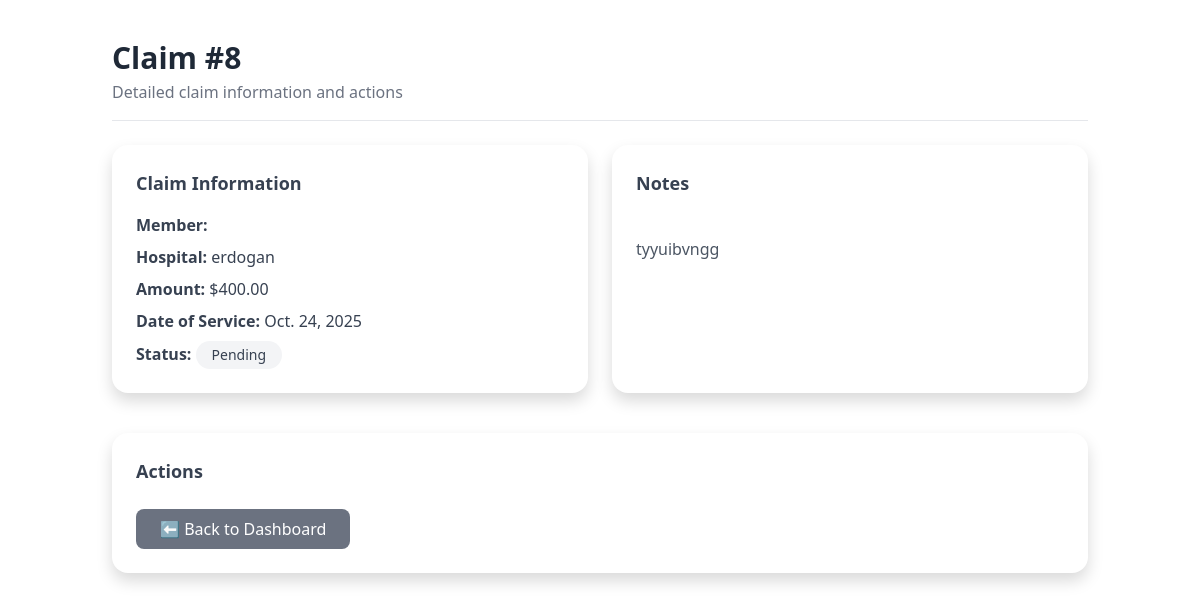
/claims/8/, run on an earlier commit of the app's database.
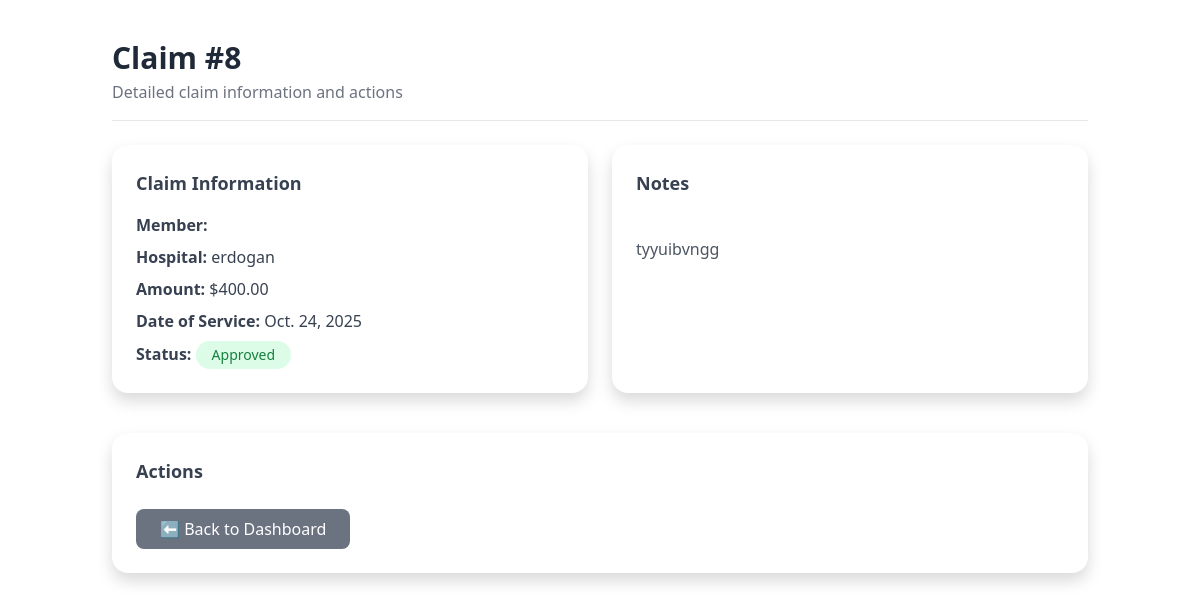
And on a later commit of the database.
### insurance/models.py (models this page shows, shortened)
class Claim(models.Model):
    STATUS_CHOICES = [
        ('Pending', 'Pending'),
        ('Approved', 'Approved'),
        ('Rejected', 'Rejected'),
        ('Forwarded', 'Forwarded to Admin'),
        ('Reimbursed', 'Reimbursed'),
    ]
    member_policy = models.ForeignKey(MemberPolicy, on_delete=models.CASCADE, related_name='claims',null=True, blank=True,)
    hospital = models.ForeignKey(
        User,
        on_delete=models.SET_NULL,
        null=True,
        blank=True,
        related_name='hospital_claims',
        limit_choices_to={'profile__role': 'hospital'}
    )
    amount = models.DecimalField(max_digits=12, decimal_places=2)
    date_of_service = models.DateField(null=True, blank=True)
    notes = models.TextField(blank=True)
    status = models.CharField(max_length=20, choices=STATUS_CHOICES, default='Pending')
    approved_by = models.ForeignKey(User, on_delete=models.SET_NULL, null=True, blank=True, related_name='approved_claims')
    forwarded_by = models.ForeignKey(User, on_delete=models.SET_NULL, null=True, blank=True, related_name='forwarded_claims')
    reimbursed_by = models.ForeignKey(User, on_delete=models.SET_NULL, null=True, blank=True, related_name='reimbursed_claims')
    reimbursed_amount = models.DecimalField(max_digits=12, decimal_places=2, null=True, blank=True)
    reimbursed_date = models.DateTimeField(null=True, blank=True)
    created_at = models.DateTimeField(auto_now_add=True)
    updated_at = models.DateTimeField(auto_now=True)
    class Meta:
        ordering = ['-created_at']

### insurance/views.py (the view)
# urls.py: path("claims/<int:pk>/", views.ClaimDetailView.as_view(), name="claim_detail"),
class ClaimDetailView(DetailView):
    model = Claim
    template_name = "claim/claim_detail.html"
    context_object_name = "claim"

### insurance/templates/claim/claim_detail.html (shortened to what this page needs)
{% extends "base.html" %}
{% block content %}
<div class="max-w-5xl mx-auto px-6 py-10">
  <div class="mb-6 border-b pb-3">
    <h1 class="text-3xl font-bold text-gray-800">Claim #{{ claim.id }}</h1>
    <p class="text-gray-500 mt-1">Detailed claim information and actions</p>
  </div>
  <div class="grid md:grid-cols-2 gap-6">
    <div class="bg-white rounded-2xl shadow p-6">
      <h2 class="text-lg font-semibold text-gray-700 mb-3">Claim Information</h2>
      <ul class="space-y-2 text-gray-700">
        <li><strong>Member:</strong> {{ claim.member.user.get_full_name }}</li>
        <li><strong>Hospital:</strong> {{ claim.hospital.username }}</li>
        <li><strong>Amount:</strong> ${{ claim.amount }}</li>
        <li><strong>Date of Service:</strong> {{ claim.date_of_service }}</li>
        <li><strong>Status:</strong>
          <span class="inline-block px-3 py-1 rounded-full text-sm
            {% if claim.status == 'Approved' %}bg-green-100 text-green-700
            {% elif claim.status == 'Rejected' %}bg-red-100 text-red-700
            {% elif claim.status == 'Forwarded' %}bg-yellow-100 text-yellow-700
            {% else %}bg-gray-100 text-gray-700{% endif %}">
            {{ claim.status }}
          </span>
        </li>
      </ul>
    </div>
    <div class="bg-white rounded-2xl shadow p-6">
      <h2 class="text-lg font-semibold text-gray-700 mb-3">Notes</h2>
      <p class="text-gray-600 whitespace-pre-line">
        {{ claim.notes|default:"No notes provided." }}
      </p>
    </div>
  </div>
  <div class="mt-10 bg-white rounded-2xl shadow p-6">
    <h2 class="text-lg font-semibold text-gray-700 mb-4">Actions</h2>
    <div class="flex flex-wrap gap-3">
      <a href="{% url 'claim_dashboard' %}"
         class="px-4 py-2 bg-gray-500 hover:bg-gray-600 text-white font-medium rounded-lg transition">
         ⬅️ Back to Dashboard
      </a>
    </div>
  </div>
</div>
{% endblock %}

What changed in the data, as far as the page shows it:
changed Claim "tyyuibvngg": status "Pending" → "Approved"
